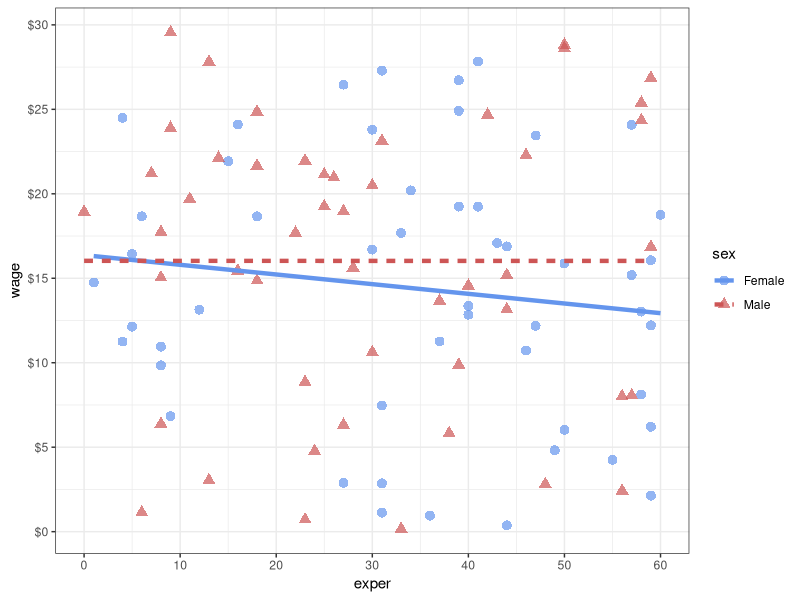

Write R code to recreate this figure.
library(ggplot2)
library(scales)

CPS85 <- data.frame(
  exper = sample(0:60, 100, replace = TRUE), # Example data for experience
  wage = runif(100, min = 0, max = 30), # Example data for wages
  sex = factor(sample(c("Male", "Female"), 100, replace = TRUE)) # Example data for sex
)

# Plot
ggplot(data = CPS85,
       mapping = aes(x = exper, y = wage, 
                     color = sex, shape=sex, linetype=sex)) +
  geom_point(alpha =.7, size = 3) +
  geom_smooth(method = "lm", se = FALSE, size = 1.5) +
  scale_x_continuous(breaks = seq(0, 60, 10)) +
  scale_y_continuous(breaks = seq(0, 30, 5),
                     label = dollar) + # Using dollar function from scales package for currency formatting
  scale_color_manual(values = c("Male" = "indianred3", "Female" = "cornflowerblue")) + # Adjusted for clarity
  theme_bw()
